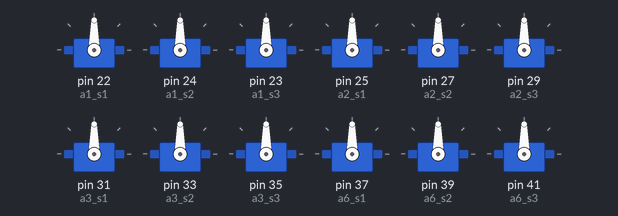
Simulated run of this sketch. Board: Arduino Mega 2560, built with avr-gcc and run on an emulated ATmega2560. Shown: 12 × servo.

Above: at 0.05 s.
At 2.0 s:
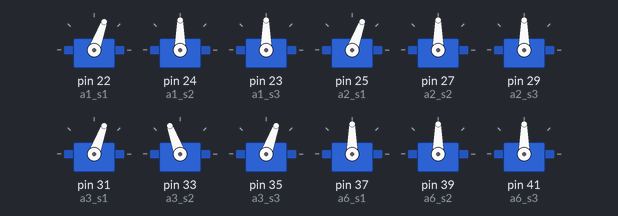
At 4.0 s:
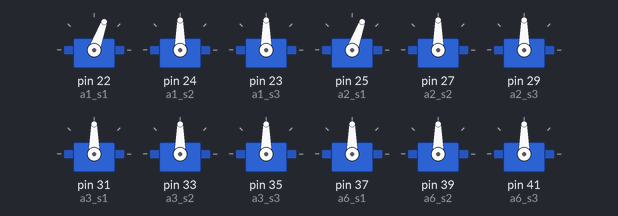
At 8.0 s:
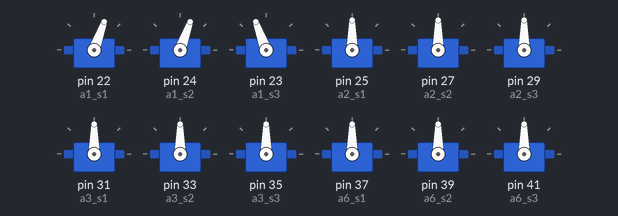
At 12.05 s:
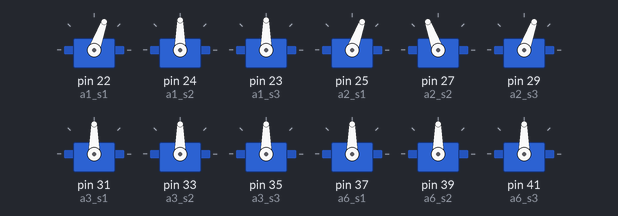
At 16.0 s:
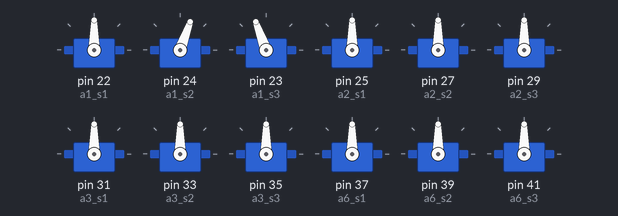
Timing chart, 0 to 20.7 s (numbered marks = the images above):
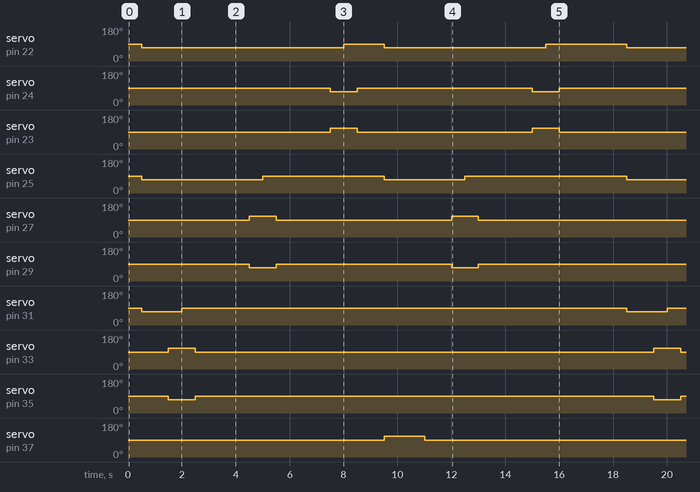

The sketch:

spider_v2.ino
```cpp
#include <Servo.h>
Servo a1_s1;
Servo a1_s2;
Servo a1_s3;
Servo a2_s1;
Servo a2_s2;
Servo a2_s3;
Servo a3_s1;
Servo a3_s2;
Servo a3_s3;
Servo a4_s1;
Servo a4_s2;
Servo a4_s3;
Servo a5_s1;
Servo a5_s2;
Servo a5_s3;
Servo a6_s1;
Servo a6_s2;
Servo a6_s3;
void setup()
{
 a1_s1.attach(22); //grey from left
 a1_s2.attach(24); //pruple
 a1_s3.attach(23); //blue
 a2_s1.attach(25); //green
 a2_s2.attach(27); //yellow
 a2_s3.attach(29); //orange
 a3_s1.attach(31); //red
 a3_s2.attach(33); //brown
 a3_s3.attach(35); //black
 a6_s1.attach(37); //white
 a6_s2.attach(39); //grey
 a6_s3.attach(41); //pruple
 a5_s1.attach(43); //blue
 a5_s2.attach(45); //green
 a5_s3.attach(47); //yellow
 a4_s1.attach(49); //orange
 a4_s2.attach(51); //red
 a4_s3.attach(53); //brown
 stand_up();
}

void loop()
{
  backward();

 //forward();
}


void stand_up()
{
 a1_s1.write(90);
 a1_s2.write(90);
 a1_s3.write(90);
 a2_s1.write(90);
 a2_s2.write(90);
 a2_s3.write(90);
 a3_s1.write(90);
 a3_s2.write(90);
 a3_s3.write(90);
 a4_s1.write(90);
 a4_s2.write(90);
 a4_s3.write(90);
 a5_s1.write(90);
 a5_s2.write(90);
 a5_s3.write(90);
 a6_s1.write(90);
 a6_s2.write(90);
 a6_s3.write(90);

}

void forward()
{

 //a1_s2.write(70);
 //a1_s3.write(110);
 delay(100);
 a2_s1.write(110);
 a3_s1.write(110);
 a4_s1.write(70);
 a5_s1.write(70);
 a6_s1.write(70);
 delay(100);


 a1_s2.write(90);
 a1_s3.write(90);
 delay(100);


 a4_s2.write(110);
 a4_s3.write(70);
 delay(100);
 a4_s1.write(90);
 delay(100);
a4_s2.write(90);
a4_s3.write(90);
delay(100);


 a2_s2.write(110);
 a2_s3.write(70);
 delay(100);
 a2_s1.write(90);
 delay(100);
a2_s2.write(90);
a2_s3.write(90);
delay(100);


 a5_s2.write(70);
 a5_s3.write(110);
 delay(100);
 a5_s1.write(90);
 delay(100);
a5_s2.write(90);
a5_s3.write(90);
delay(100);


 a6_s2.write(70);
 a6_s3.write(110);
 delay(100);
 a6_s1.write(90);
 delay(100);
a6_s2.write(90);
a6_s3.write(90);
delay(100);

   a3_s2.write(110);
 a3_s3.write(70);
 delay(100);
 a3_s1.write(90);
 delay(100);
a3_s2.write(90);
a3_s3.write(90);
delay(100);

 ////////////////////////////////////////////////////////////////////////////////
 ///////////////////////////////////////////////////////////////////////////////////
  //a4_s2.write(110);
 //a4_s3.write(70);
 delay(100);
 a2_s1.write(110);
 a3_s1.write(110);
 a1_s1.write(110);
 a5_s1.write(70);
 a6_s1.write(70);
 delay(100);


 a4_s2.write(90);
 a4_s3.write(90);
 delay(100);


 a1_s2.write(70);
 a1_s3.write(110);
 delay(100);
 a1_s1.write(90);
 delay(100);
a1_s2.write(90);
a1_s3.write(90);
delay(100);


 a2_s2.write(110);
 a2_s3.write(70);
 delay(100);
 a2_s1.write(90);
 delay(100);
a2_s2.write(90);
a2_s3.write(90);
delay(100);


 a5_s2.write(70);
 a5_s3.write(110);
 delay(100);
 a5_s1.write(90);
 delay(100);
a5_s2.write(90);
a5_s3.write(90);
delay(100);


 a6_s2.write(70);
 a6_s3.write(110);
 delay(100);
 a6_s1.write(90);
 delay(100);
a6_s2.write(90);
a6_s3.write(90);
delay(100);

   a3_s2.write(110);
 a3_s3.write(70);
 delay(100);
 a3_s1.write(90);
 delay(100);
a3_s2.write(90);
a3_s3.write(90);
delay(100);

}


void backward ()
{
 //a6_s2.write(70);
 //a6_s3.write(110);
 delay(500);
 a2_s1.write(70);
 a3_s1.write(70);
 a4_s1.write(110);
 a5_s1.write(110);
 a1_s1.write(70);
 delay(500);


 a6_s2.write(90);
 a6_s3.write(90);
 delay(500);


    a3_s2.write(110);
 a3_s3.write(70);
 delay(500);
 a3_s1.write(90);
 delay(500);
a3_s2.write(90);
a3_s3.write(90);
delay(500);

 a5_s2.write(70);
 a5_s3.write(110);
 delay(500);
 a5_s1.write(90);
 delay(500);
a5_s2.write(90);
a5_s3.write(90);
delay(500);


 a2_s2.write(110);
 a2_s3.write(70);
 delay(500);
 a2_s1.write(90);
 delay(500);
a2_s2.write(90);
a2_s3.write(90);
delay(500);

 a4_s2.write(110);
 a4_s3.write(70);
 delay(500);
 a4_s1.write(90);
 delay(500);
a4_s2.write(90);
a4_s3.write(90);
delay(500);


 a1_s2.write(70);
 a1_s3.write(110);
 delay(500);
 a1_s1.write(90);
 delay(500);
a1_s2.write(90);
a1_s3.write(90);
delay(500);


 ////////////////////////////////////////////////////////////////////////////////
 ///////////////////////////////////////////////////////////////////////////////////
  //a3_s2.write(110);
 //a3_s3.write(70);
 delay(500);
 a2_s1.write(70);
 a4_s1.write(110);
 a1_s1.write(70);
 a5_s1.write(110);
 a6_s1.write(110);
 delay(500);


 a3_s2.write(90);
 a3_s3.write(90);
 delay(500);

  a6_s2.write(70);
 a6_s3.write(110);
 delay(500);
 a6_s1.write(90);
 delay(500);
a6_s2.write(90);
a6_s3.write(90);
delay(500);

 a2_s2.write(110);
 a2_s3.write(70);
 delay(500);
 a2_s1.write(90);
 delay(500);
a2_s2.write(90);
a2_s3.write(90);
delay(500);

 a5_s2.write(70);
 a5_s3.write(110);
 delay(500);
 a5_s1.write(90);
 delay(500);
a5_s2.write(90);
a5_s3.write(90);
delay(500);


 a1_s2.write(70);
 a1_s3.write(110);
 delay(500);
 a1_s1.write(90);
 delay(500);
a1_s2.write(90);
a1_s3.write(90);
delay(500);


   a4_s2.write(110);
 a4_s3.write(70);
 delay(500);
 a4_s1.write(90);
 delay(500);
a4_s2.write(90);
a4_s3.write(90);
delay(500);

}


void stand_up2()
{
 a1_s1.write(130);
 a1_s2.write(130);
 a1_s3.write(130);
 a2_s1.write(130);
 a2_s2.write(130);
 a2_s3.write(130);
 a3_s1.write(130);
 a3_s2.write(130);
 a3_s3.write(130);
 a4_s1.write(130);
 a4_s2.write(130);
 a4_s3.write(130);
 a5_s1.write(130);
 a5_s2.write(130);
 a5_s3.write(130);
 a6_s1.write(130);
 a6_s2.write(130);
 a6_s3.write(130);

}
```

Measured:
- by itself, servo on pin 22 (a1_s1): 90° → 70° at 0.50 s, → 90° 7.5 s later, → 70° 1.5 s later, → 90° 6.0 s later, … (9 changes in this stretch)
- by itself, servo on pin 24 (a1_s2): 90° → 70° at 7.5 s, → 90° 1.0 s later, → 70° 6.5 s later, → 90° 1.0 s later, … (8 changes in this stretch)
- by itself, servo on pin 23 (a1_s3): 90° → 110° at 7.5 s, → 90° 1.0 s later, → 110° 6.5 s later, → 90° 1.0 s later, … (8 changes in this stretch)
- by itself, servo on pin 25 (a2_s1): 90° → 70° at 0.50 s, → 90° 4.5 s later, → 70° 4.5 s later, → 90° 3.0 s later, … (9 changes in this stretch)
- by itself, servo on pin 27 (a2_s2): 90° → 110° at 4.5 s, → 90° 1.0 s later, → 110° 6.5 s later, → 90° 1.0 s later, … (8 changes in this stretch)
- by itself, servo on pin 29 (a2_s3): 90° → 70° at 4.5 s, → 90° 1.0 s later, → 70° 6.5 s later, → 90° 1.0 s later, … (8 changes in this stretch)
- by itself, servo on pin 31 (a3_s1): alternates 90° for 16.5 s and 70° for 1.5 s
- by itself, servo on pin 33 (a3_s2), servo on pin 41 (a6_s3): alternates 110° for 1.0 s and 90° for 17.0 s
